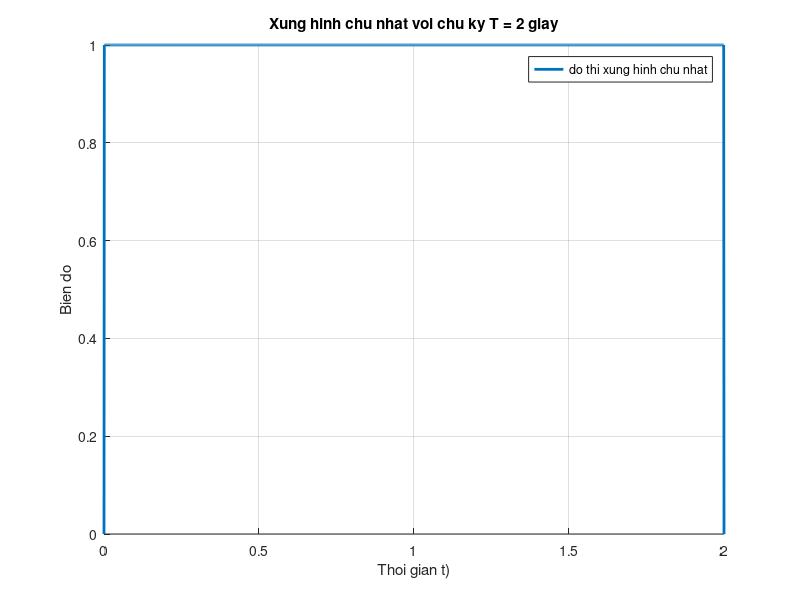

The MATLAB script that drew this image:
close all;
clear all;
clc;
T = 2; 
Fs = 1000;
t = 0:1/Fs:T; 

x = (t >0) & (t < T);
figure;
grid on;
hold on;
plot(t, x, 'LineWidth', 2);
xlabel('Thoi gian t)');
ylabel('Bien do');
title(['Xung hinh chu nhat voi chu ky T = ', num2str(T), ' giay']);
legend('do thi xung hinh chu nhat');

